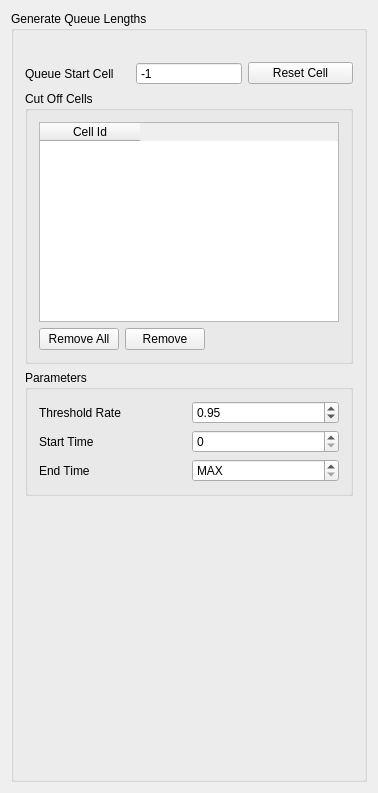
<?xml version="1.0" encoding="UTF-8"?>
<ui version="4.0">
 <class>DGenQueueLengthPanel</class>
 <widget class="QWidget" name="DGenQueueLengthPanel">
  <property name="geometry">
   <rect>
    <x>0</x>
    <y>0</y>
    <width>358</width>
    <height>793</height>
   </rect>
  </property>
  <property name="windowTitle">
   <string>DGenQueueLengthPanel</string>
  </property>
  <layout class="QVBoxLayout" name="verticalLayout_2">
   <item>
    <widget class="QGroupBox" name="DGenQueueLength_groupBox1">
     <property name="sizePolicy">
      <sizepolicy hsizetype="MinimumExpanding" vsizetype="MinimumExpanding">
       <horstretch>0</horstretch>
       <verstretch>0</verstretch>
      </sizepolicy>
     </property>
     <property name="minimumSize">
      <size>
       <width>0</width>
       <height>300</height>
      </size>
     </property>
     <property name="title">
      <string>Generate Queue Lengths</string>
     </property>
     <layout class="QVBoxLayout" name="verticalLayout_3">
      <item>
       <widget class="QLabel" name="hint_label">
        <property name="text">
         <string/>
        </property>
       </widget>
      </item>
      <item>
       <layout class="QHBoxLayout" name="horizontalLayout_2">
        <item>
         <widget class="QLabel" name="startCell_label">
          <property name="text">
           <string>Queue Start Cell</string>
          </property>
         </widget>
        </item>
        <item>
         <widget class="QSpinBox" name="startCell_spinBox">
          <property name="readOnly">
           <bool>true</bool>
          </property>
          <property name="buttonSymbols">
           <enum>QAbstractSpinBox::NoButtons</enum>
          </property>
          <property name="minimum">
           <number>-1</number>
          </property>
          <property name="maximum">
           <number>9999999</number>
          </property>
          <property name="value">
           <number>-1</number>
          </property>
         </widget>
        </item>
        <item>
         <widget class="QPushButton" name="startCellReset_pushButton">
          <property name="text">
           <string>Reset Cell</string>
          </property>
         </widget>
        </item>
       </layout>
      </item>
      <item>
       <widget class="QGroupBox" name="groupBox">
        <property name="title">
         <string>Cut Off Cells</string>
        </property>
        <layout class="QVBoxLayout" name="verticalLayout">
         <item>
          <widget class="QTableWidget" name="endCells_tableWidget">
           <property name="sizePolicy">
            <sizepolicy hsizetype="Minimum" vsizetype="MinimumExpanding">
             <horstretch>0</horstretch>
             <verstretch>0</verstretch>
            </sizepolicy>
           </property>
           <property name="minimumSize">
            <size>
             <width>300</width>
             <height>0</height>
            </size>
           </property>
           <property name="horizontalScrollBarPolicy">
            <enum>Qt::ScrollBarAlwaysOff</enum>
           </property>
           <property name="sizeAdjustPolicy">
            <enum>QAbstractScrollArea::AdjustToContentsOnFirstShow</enum>
           </property>
           <property name="dragDropOverwriteMode">
            <bool>false</bool>
           </property>
           <property name="alternatingRowColors">
            <bool>true</bool>
           </property>
           <property name="selectionMode">
            <enum>QAbstractItemView::SingleSelection</enum>
           </property>
           <property name="selectionBehavior">
            <enum>QAbstractItemView::SelectRows</enum>
           </property>
           <property name="sortingEnabled">
            <bool>true</bool>
           </property>
           <property name="cornerButtonEnabled">
            <bool>false</bool>
           </property>
           <property name="rowCount">
            <number>0</number>
           </property>
           <column>
            <property name="text">
             <string>Cell Id</string>
            </property>
           </column>
          </widget>
         </item>
         <item>
          <layout class="QHBoxLayout" name="horizontalLayout">
           <item>
            <widget class="QPushButton" name="removeAll_pushButton">
             <property name="text">
              <string>Remove All</string>
             </property>
            </widget>
           </item>
           <item>
            <widget class="QPushButton" name="remove_pushButton">
             <property name="text">
              <string>Remove</string>
             </property>
            </widget>
           </item>
           <item>
            <widget class="QLabel" name="feedback_label">
             <property name="sizePolicy">
              <sizepolicy hsizetype="MinimumExpanding" vsizetype="Preferred">
               <horstretch>0</horstretch>
               <verstretch>0</verstretch>
              </sizepolicy>
             </property>
             <property name="text">
              <string/>
             </property>
            </widget>
           </item>
           <item>
            <spacer name="horizontalSpacer">
             <property name="orientation">
              <enum>Qt::Horizontal</enum>
             </property>
             <property name="sizeHint" stdset="0">
              <size>
               <width>0</width>
               <height>0</height>
              </size>
             </property>
            </spacer>
           </item>
          </layout>
         </item>
        </layout>
       </widget>
      </item>
      <item>
       <widget class="QGroupBox" name="groupBox_2">
        <property name="title">
         <string>Parameters</string>
        </property>
        <layout class="QGridLayout" name="gridLayout">
         <item row="1" column="0">
          <widget class="QLabel" name="startTime_label">
           <property name="text">
            <string>Start Time</string>
           </property>
          </widget>
         </item>
         <item row="2" column="0">
          <widget class="QLabel" name="endTime_label">
           <property name="text">
            <string>End Time</string>
           </property>
          </widget>
         </item>
         <item row="2" column="1">
          <widget class="QSpinBox" name="endTime_spinBox">
           <property name="specialValueText">
            <string>MAX</string>
           </property>
           <property name="minimum">
            <number>-1</number>
           </property>
           <property name="maximum">
            <number>999999999</number>
           </property>
           <property name="value">
            <number>-1</number>
           </property>
          </widget>
         </item>
         <item row="1" column="1">
          <widget class="QSpinBox" name="startTime_spinBox"/>
         </item>
         <item row="0" column="0">
          <widget class="QLabel" name="label">
           <property name="text">
            <string>Threshold Rate</string>
           </property>
          </widget>
         </item>
         <item row="0" column="1">
          <widget class="QDoubleSpinBox" name="thresholdRate_doubleSpinBox">
           <property name="maximum">
            <double>1.000000000000000</double>
           </property>
           <property name="value">
            <double>0.950000000000000</double>
           </property>
          </widget>
         </item>
        </layout>
       </widget>
      </item>
      <item>
       <spacer name="verticalSpacer">
        <property name="orientation">
         <enum>Qt::Vertical</enum>
        </property>
        <property name="sizeHint" stdset="0">
         <size>
          <width>0</width>
          <height>0</height>
         </size>
        </property>
       </spacer>
      </item>
     </layout>
    </widget>
   </item>
  </layout>
 </widget>
 <layoutdefault spacing="6" margin="11"/>
 <resources/>
 <connections/>
</ui>
